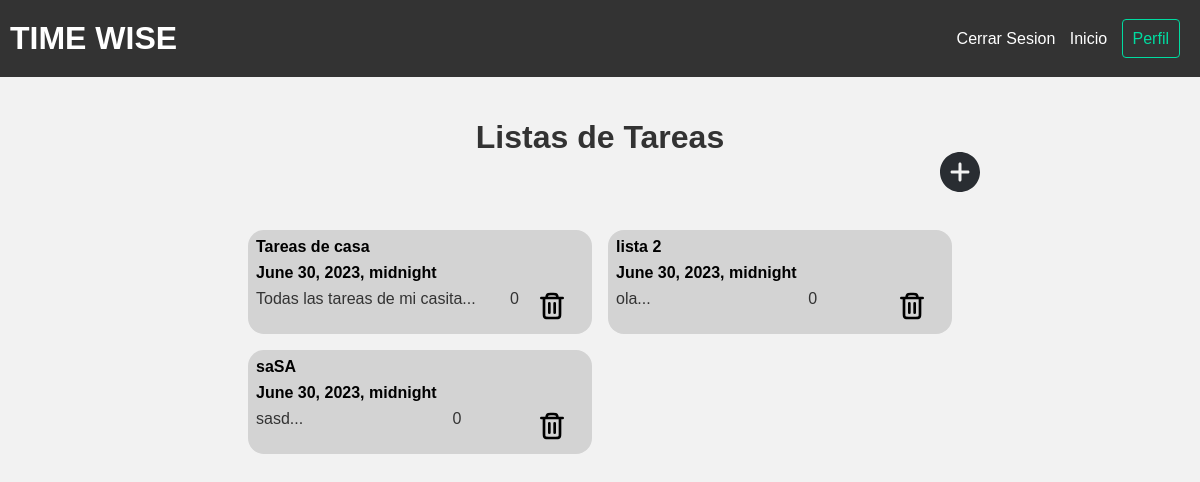
Page /tasks/ (signed in) on the earlier database version.
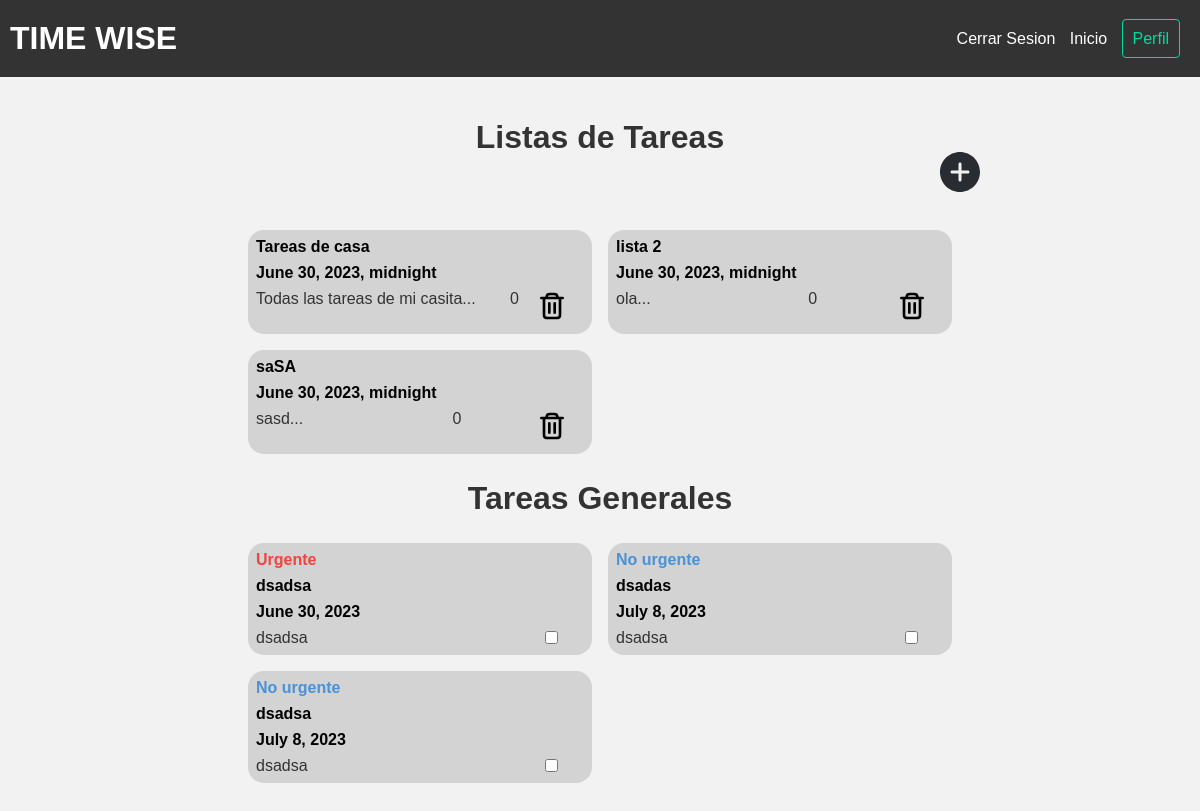
Same page on the later database version.
### tasks/models.py (models this page shows, shortened)
class TaskList(models.Model):
    class Meta:
        app_label = 'tasks'
    nombre = models.CharField(max_length=100)
    descripcion = models.TextField(max_length=500)
    fecha_creacion = models.DateTimeField(auto_now_add=True)
    fecha_limite = models.DateTimeField()
    author = models.ForeignKey(User,on_delete=models.PROTECT, default=None)
    def snippet(self):
        return self.descripcion[:50] + "..."

class Task(models.Model):
    URGENCIA_CHOICES = [
        ('Urgente', 'Urgente'),
        ('No_Urgente', 'No Urgente'),
    ]
    IMPORTANCIA_CHOICES = [
        ('Importante', 'Importante'),
        ('No_Importante', 'No Importante'),
    ]
    titulo = models.CharField(max_length=100)
    notas = models.TextField(max_length=500)
    fecha_creacion = models.DateTimeField(auto_now_add=True)
    fecha_limite = models.DateField()
    hora_comienzo = models.TimeField(blank=True, null=True)
    hora_limite = models.TimeField(blank=True, null=True)
    urgencia = models.CharField(max_length=10, choices=URGENCIA_CHOICES)
    importancia = models.CharField(max_length=15, choices=IMPORTANCIA_CHOICES)
    id_lista = models.ForeignKey(TaskList,on_delete=models.PROTECT, default=None, null=True, blank=True)
    completed = models.BooleanField(default=False)
    author = models.ForeignKey(User,on_delete=models.PROTECT, default=None)
    def snippet(self):
        return self.notas

### tasks/views.py (the view)
# urls.py: path('', views.taskList_list, name="tl_list"),
@login_required(login_url= 'accounts:login')
def taskList_list(request):
    current_user = request.user
    generalTasks = Task.objects.filter(id_lista=None, author=current_user, completed=False)
    generalCompletedTasks = Task.objects.filter(id_lista=None, author=current_user, completed=True)
    taskLists = TaskList.objects.filter(author=current_user).order_by("fecha_limite")
    return render(request, 'tasks/taskList_list.html', {"taskLists": taskLists, "generalTasks": generalTasks, "generalCompletedTasks": generalCompletedTasks})

### tasks/templates/tasks/taskList_list.html (shortened to what this page needs)
{% extends 'base_layout.html' %}
{% block content %}
<h1>Listas de Tareas</h1>
<div class="tasks item_list">
    {%if taskLists%}
    <div class="item_group">
        {%for taskList in taskLists%}
        <div class="item" id="item-{{taskList.id}}">
            <div class="item_header">
                <h2><a href="{%url 'tasks:tl_details' id=taskList.id%}"> {{ taskList.nombre }} </a></h2>
                <h2><a href="{%url 'tasks:tl_details' id=taskList.id%}"> {{ taskList.fecha_limite }} </a></h2>
            </div>
            <div class="item_body">
                <p> {{taskList.snippet}} </p>
                <p> {{taskList|length}} </p>
                <div class="item_buttons">
                    <svg class="delete-icon" data-entry-id="{{ taskList.id }}" id="delete-icon-{{taskList.id}}"
                        viewBox="0 0 24 24" fill="none" xmlns="http://www.w3.org/2000/svg">
                        <g id="SVGRepo_bgCarrier" stroke-width="0"></g>
                        <g id="SVGRepo_tracerCarrier" stroke-linecap="round" stroke-linejoin="round"></g>
                        <g id="SVGRepo_iconCarrier">
                            <g id="Interface / Trash_Full">
                                <path id="Vector"
                                    d="M14 10V17M10 10V17M6 6V17.8C6 18.9201 6 19.4798 6.21799 19.9076C6.40973 20.2839 6.71547 20.5905 7.0918 20.7822C7.5192 21 8.07899 21 9.19691 21H14.8031C15.921 21 16.48 21 16.9074 20.7822C17.2837 20.5905 17.5905 20.2839 17.7822 19.9076C18 19.4802 18 18.921 18 17.8031V6M6 6H8M6 6H4M8 6H16M8 6C8 5.06812 8 4.60241 8.15224 4.23486C8.35523 3.74481 8.74432 3.35523 9.23438 3.15224C9.60192 3 10.0681 3 11 3H13C13.9319 3 14.3978 3 14.7654 3.15224C15.2554 3.35523 15.6447 3.74481 15.8477 4.23486C15.9999 4.6024 16 5.06812 16 6M16 6H18M18 6H20"
                                    stroke="#000000" stroke-width="2" stroke-linecap="round" stroke-linejoin="round">
                                </path>
                            </g>
                        </g>
                    </svg>
                </div>
            </div>
        </div>
        {%endfor%}
    </div>
    {%else%}
    <p>Aun no tienes ninguna tarea, haz click en "+" para agregar una! </p>
    {%endif%}
    {%if generalTasks%}
    <h1 id="generalTasks-h1">Tareas Generales</h1>
    <div class="item_group" id="generalTasks">
        {%for task in generalTasks%}
        <div class="item" id="item-{{task.id}}">
            <div class="item_header">
                <h2 name="urgencia" class="{{ task.urgencia }}">
                    {% if task.urgencia == "Urgente" %}
                    Urgente
                    {% else %}
                    No urgente
                    {% endif %}
                </h2>
                <h2 class="item-titulo"><a href="{%url 'tasks:details' id=task.id%}"> {{ task.titulo }} </a></h2>
                <h2 class="item-fecha"><a href="{%url 'tasks:details' id=task.id%}"> {{ task.fecha_limite }} </a></h2>
            </div>
            <div class="item_body">
                <p> {{task.snippet}} </p>
                <div class="item_buttons">
                    <input class="options_checkbox" type="checkbox">
                </div>
            </div>
        </div>
        {%endfor%}
    </div>
    {%endif%}
</div>
{% endblock %}

Differences in the rows shown:
added Task: urgencia "Urgente", titulo "dsadsa", fecha_limite "June 30, 2023", snippet "dsadsa"
added Task: urgencia "No urgente", titulo "dsadas", fecha_limite "July 8, 2023", snippet "dsadsa"
added Task: urgencia "No urgente", titulo "dsadsa", fecha_limite "July 8, 2023", snippet "dsadsa"
Other differences:
text now shown: "Tareas Generales"
